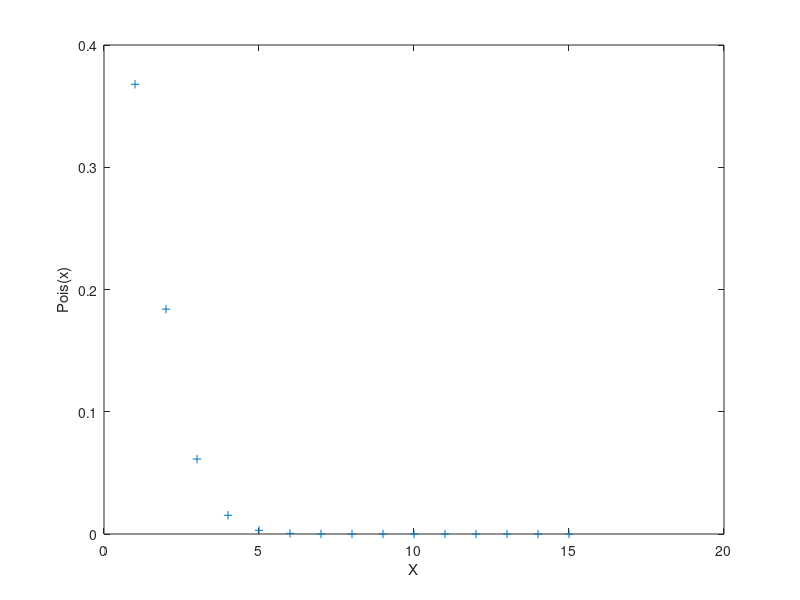
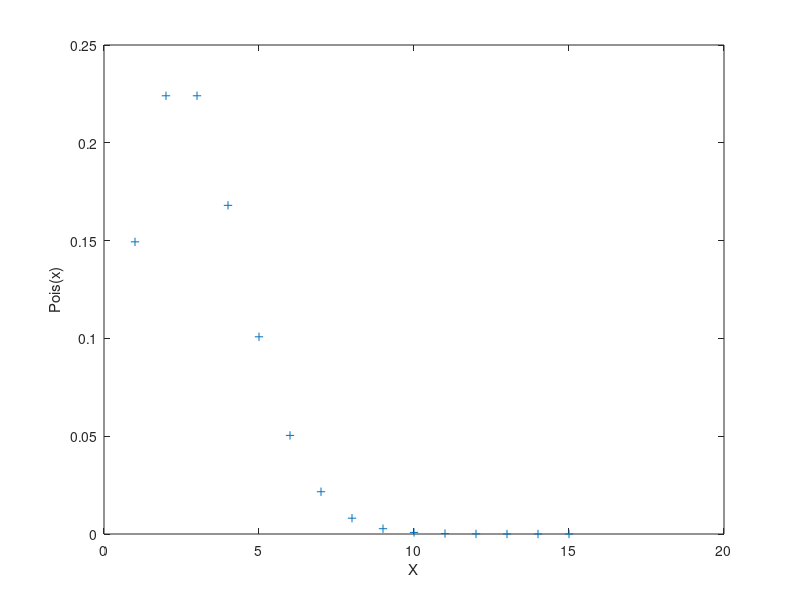
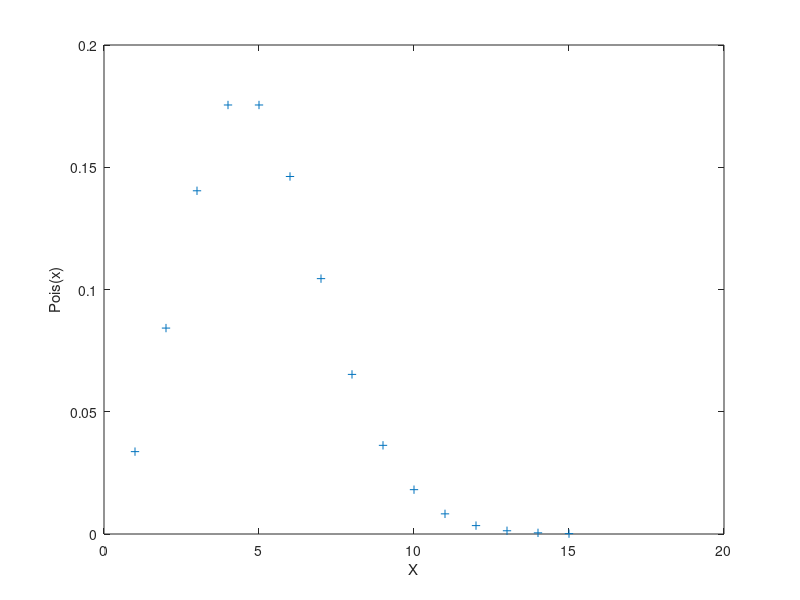
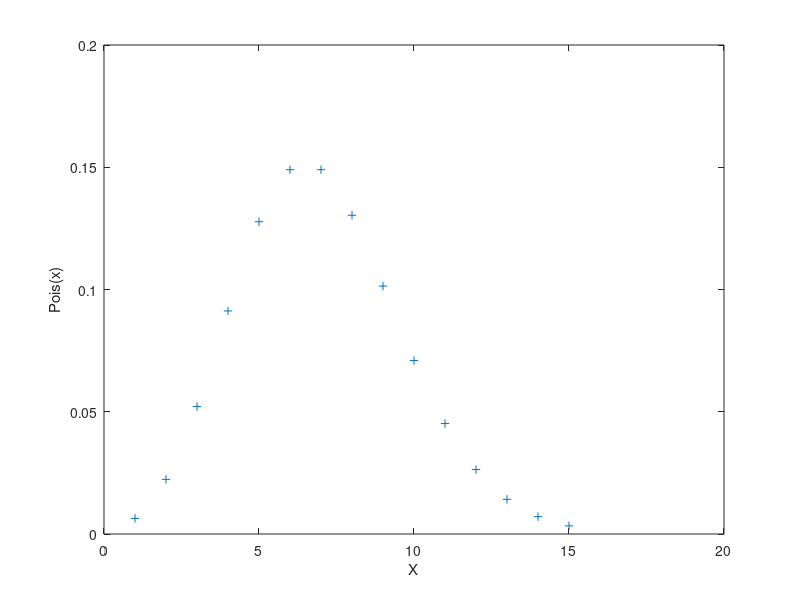

Source code (MATLAB) for these figures, in order:
lamda = [1,3,5,7];
poss = [0 0 0 0];
x_ekseni = 1:1:15;

for i=1:4
    for x=1:15
        poss(x) = (exp(-1*lamda(i))*lamda(i)^x)/factorial(x);
    end
    figure
    plot(x_ekseni,poss,'+')
    xlabel('X');
    % Create ylabel
    ylabel('Pois(x)');
end